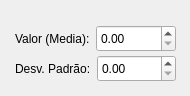
     <widget class="QWidget" name="normal_1_ent_1">
      <widget class="QWidget" name="normal_ent_1" native="true">
       <property name="geometry">
        <rect>
         <x>10</x>
         <y>20</y>
         <width>171</width>
         <height>37</height>
        </rect>
       </property>
       <layout class="QHBoxLayout" name="normal_layout_ent_1" stretch="0,0">
        <property name="sizeConstraint">
         <enum>QLayout::SetDefaultConstraint</enum>
        </property>
        <property name="leftMargin">
         <number>5</number>
        </property>
        <property name="topMargin">
         <number>5</number>
        </property>
        <property name="rightMargin">
         <number>5</number>
        </property>
        <property name="bottomMargin">
         <number>5</number>
        </property>
        <item>
         <widget class="QLabel" name="label_4">
          <property name="sizePolicy">
           <sizepolicy hsizetype="Minimum" vsizetype="Minimum">
            <horstretch>0</horstretch>
            <verstretch>0</verstretch>
           </sizepolicy>
          </property>
          <property name="minimumSize">
           <size>
            <width>0</width>
            <height>0</height>
           </size>
          </property>
          <property name="text">
           <string>Valor (Media):</string>
          </property>
         </widget>
        </item>
        <item>
         <widget class="QDoubleSpinBox" name="normal_media_ent_1">
          <property name="sizePolicy">
           <sizepolicy hsizetype="Expanding" vsizetype="Expanding">
            <horstretch>0</horstretch>
            <verstretch>0</verstretch>
           </sizepolicy>
          </property>
         </widget>
        </item>
       </layout>
      </widget>
      <widget class="QWidget" name="normal_ent_1_2" native="true">
       <property name="geometry">
        <rect>
         <x>10</x>
         <y>50</y>
         <width>171</width>
         <height>37</height>
        </rect>
       </property>
       <layout class="QHBoxLayout" name="normal_layout_ent_5" stretch="0,0">
        <property name="sizeConstraint">
         <enum>QLayout::SetDefaultConstraint</enum>
        </property>
        <property name="leftMargin">
         <number>5</number>
        </property>
        <property name="topMargin">
         <number>5</number>
        </property>
        <property name="rightMargin">
         <number>5</number>
        </property>
        <property name="bottomMargin">
         <number>5</number>
        </property>
        <item>
         <widget class="QLabel" name="label_8">
          <property name="sizePolicy">
           <sizepolicy hsizetype="Minimum" vsizetype="Minimum">
            <horstretch>0</horstretch>
            <verstretch>0</verstretch>
           </sizepolicy>
          </property>
          <property name="minimumSize">
           <size>
            <width>0</width>
            <height>0</height>
           </size>
          </property>
          <property name="text">
           <string>Desv. Padrão:</string>
          </property>
         </widget>
        </item>
        <item>
         <widget class="QDoubleSpinBox" name="normal_std_dev_ent_1">
          <property name="sizePolicy">
           <sizepolicy hsizetype="Expanding" vsizetype="Expanding">
            <horstretch>0</horstretch>
            <verstretch>0</verstretch>
           </sizepolicy>
          </property>
         </widget>
        </item>
       </layout>
      </widget>
     </widget>
